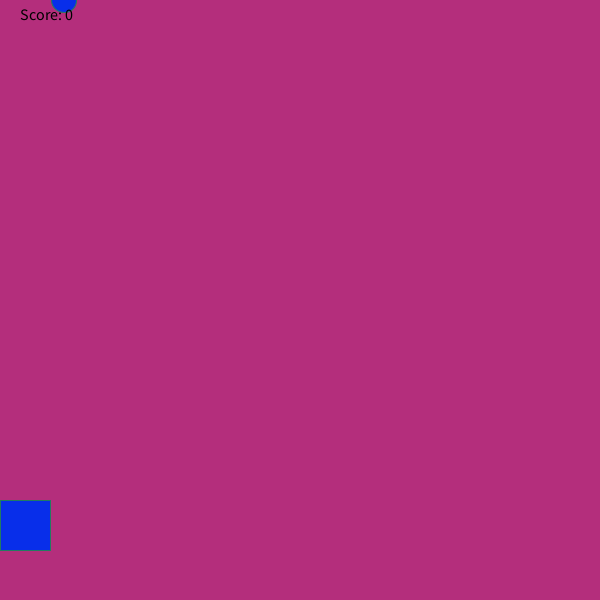
Frame 1 (no input)
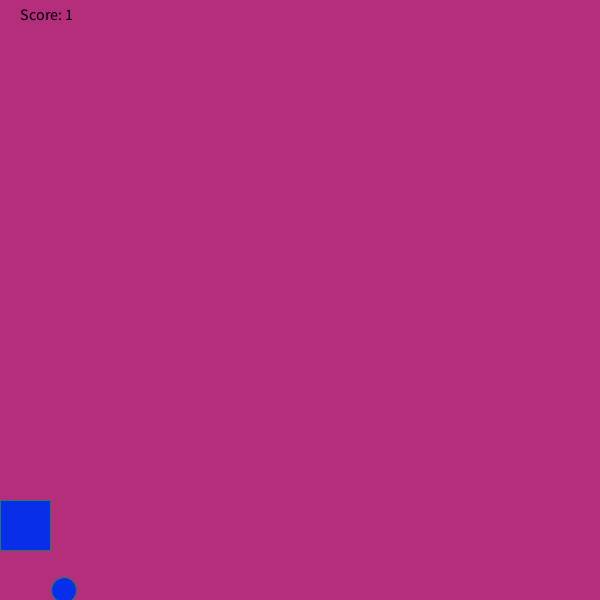
Frame 60 (the mouse pressed at the canvas centre just before this capture)
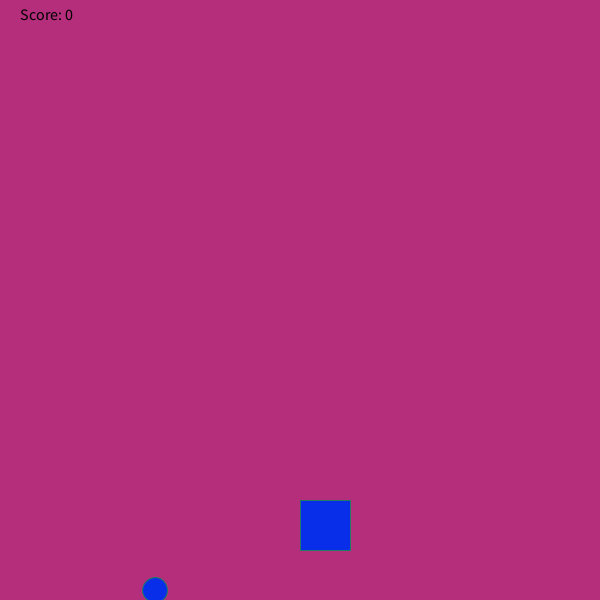
Frame 120 (the mouse held since frame 60 and released just before this capture)

The Processing sketch that drew these frames (run headless with seeded random() and noise(); from frame 60 on, the mouse is pressed at the canvas centre):

// Processing sketch: Rain_Game
// ── Rain_Game.pde
int y = 0;
int randomNumber = (int) random(width);
int score = 0;
void checkCatch(int x){
     if (x > mouseX && x < mouseX+100)
          score++;
     else if (score > 0) 
          score--;
     println("Your score is now: " + score); }
void setup(){
  size(600, 600);
  
}
void draw(){
  background(180, 46, 124);
  fill(8, 46, 234);
stroke(34, 124, 97);
ellipse(randomNumber, y, 25, 25);
y+=10;
rect(mouseX, 500, 50, 50);
fill(243,243,250);
if(y==600){
y=0;
checkCatch(randomNumber);
randomNumber=(int) random(width); 
}

fill(0, 0, 0);
textSize(16);
text("Score: " + score, 20, 20);

}
